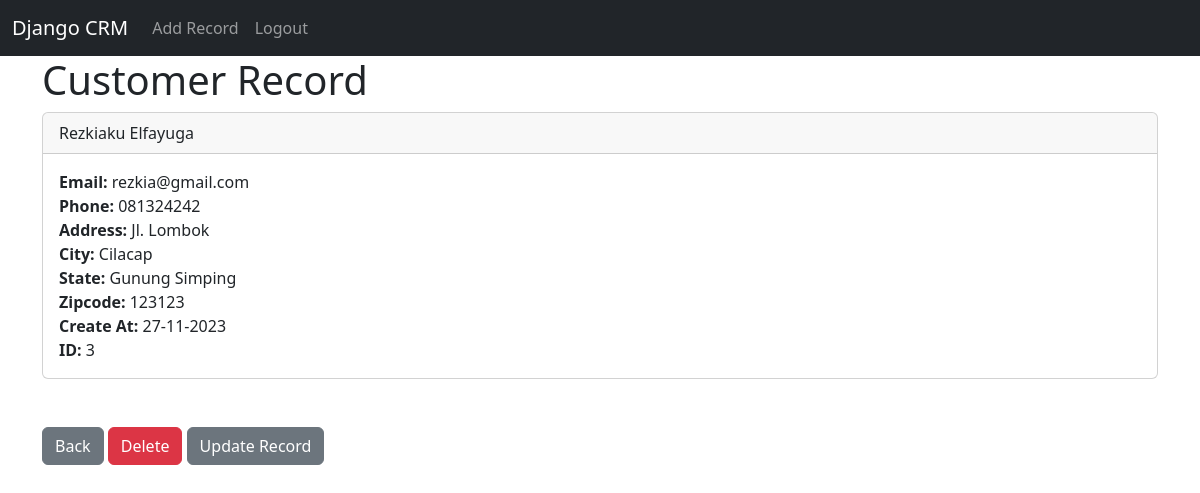
Screenshot of /record/3 (signed in) with the database file from the repository.
### website/models.py (models this page shows, shortened)
class Record(models.Model):
    created_at = models.DateTimeField(auto_now_add=True)
    first_name = models.CharField(max_length=50)
    last_name = models.CharField(max_length=50)
    email = models.CharField(max_length=100)
    phone = models.CharField(max_length=15)
    address = models.CharField(max_length=100)
    city = models.CharField(max_length=50)
    state = models.CharField(max_length=50)
    zipcode =models.CharField(max_length=20)

### website/views.py (the view)
# urls.py: path('record/<int:pk>', views.customer_record, name='record'),
def customer_record(request, pk):
    if request.user.is_authenticated:
        customer_record = Record.objects.get(id=pk)
        return render(request, 'record.html',{'customer_record':customer_record})
    else:
        messages.success(request,"You Must Be Logged In")
        return redirect('home')

### website/templates/record.html
{% extends 'base.html' %}
{% block content %}
<h1>Customer Record</h1>
<div class="card">
    <div class="card-header">
        {{customer_record.first_name}} {{customer_record.last_name}}</br>
    </div>
    <div class="card-body">
      <p class="card-text">
        <strong>Email: </strong>{{customer_record.email}}</br>
        <strong>Phone: </strong>{{customer_record.phone}}</br>
        <strong>Address: </strong>{{customer_record.address}}</br>
        <strong>City: </strong>{{customer_record.city}}</br>
        <strong>State: </strong>{{customer_record.state}}</br>
        <strong>Zipcode: </strong>{{customer_record.zipcode}}</br>
        <strong>Create At: </strong>{{customer_record.created_at|date:"d-m-Y"}}</br>
        <strong>ID: </strong>{{customer_record.id}} </br>
      </p>
    </div>
  </div>
  <br/><br/>
  <a href="{% url 'home' %}" class="btn btn-secondary">Back</a>
  <a href="{% url 'delete' customer_record.id %}" class="btn btn-danger">Delete</a>
  <a href="{% url 'update' customer_record.id %}" class="btn btn-secondary">Update Record</a>
{% endblock %}

### rows the page displays
Record: first_name "Rezkiaku", last_name "Elfayuga", email "rezkia@gmail.com", phone "081324242", address "Jl. Lombok", city "Cilacap", state "Gunung Simping", zipcode "123123", created_at "27-11-2023", id "3"
